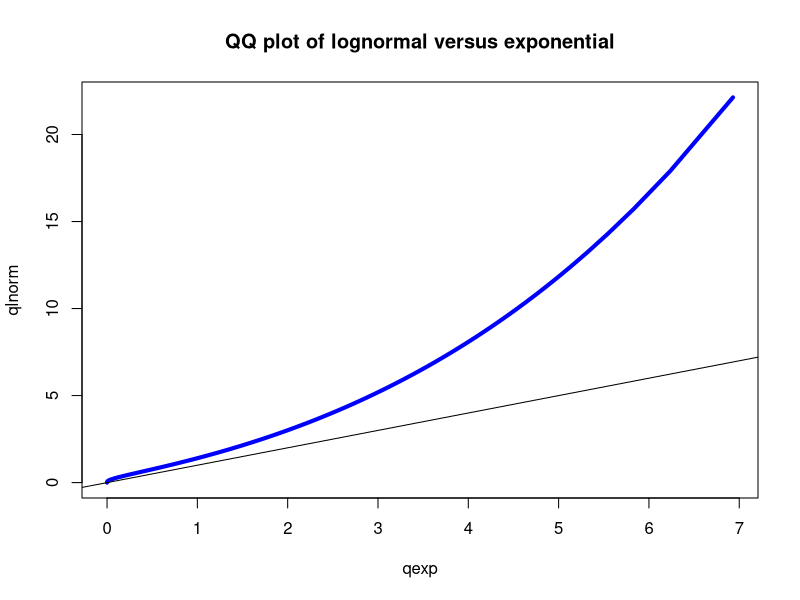
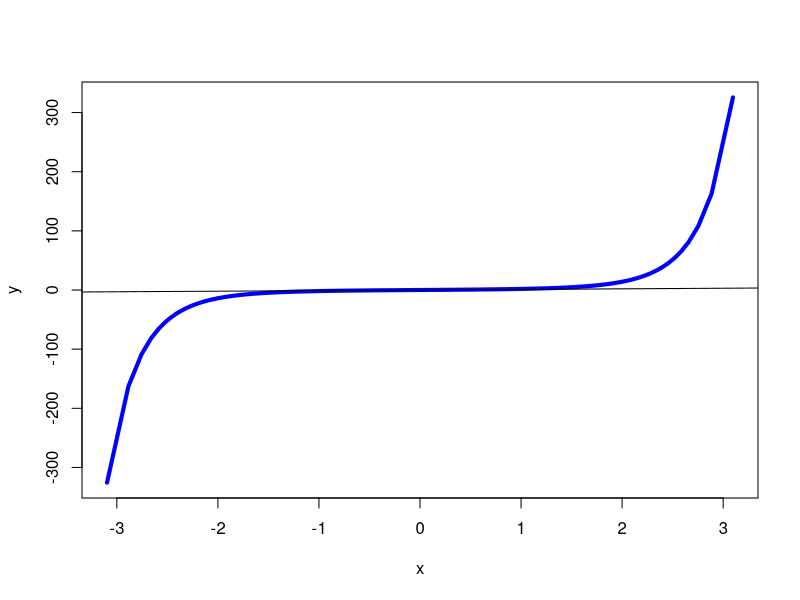
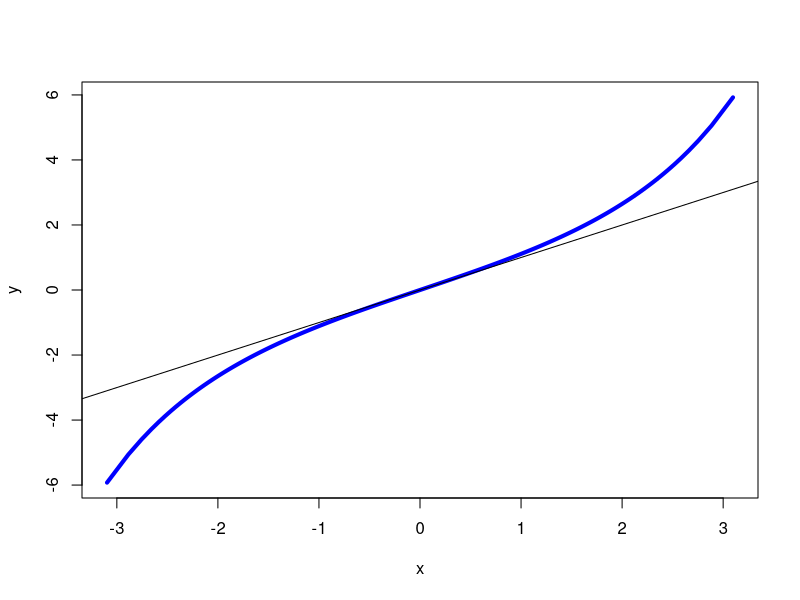

Source code (R) for these figures, in order:
# R convention:

# dname: gives values of the density function
# pname: gives values of the cumulative density function
# qname: gives values of the quantiles
# rname: produces random samples


# Example: Exponential
?qexp

x <- seq(from=0, to=1,length=1024)

y <- qexp(x)
z <- pexp(y)  # notice that z=x (y is the density of x, while z is the cumulative of y)
              # obs.: think about derivatives and integrals
w <- qexp(z)  # notice that w=y 
              # obs.: think about quantiles of the cumulative
rand_exp <- rexp(1024,rate=1)  # rate is the rate lambda of the exponential distribution 


#### ----- ####

# Q-Q PLOTS:
# used to compare the relative sizes of the tails of two distributions

 # EXPONENTIAL VS LOG-NORMAL DISTRIBUTION:

 s <- seq(0, 1, length=1024) #form a sequence of numbers between 0 and 1
 x<- qexp(s, 1) #Pi_p for exp
 y<- qlnorm(s, 0, 1) #Pi_p for lognorm
 plot(x, y, type ="l", lwd ="4", col="blue", xlab ="qexp", ylab ="qlnorm", 
      main="QQ plot of lognormal versus exponential")
 abline(0, 1) #line with y-int b = 0 and slope m=1

 # NORMAL VS CAUCHY DISTRIBUTION:
 
 s<-seq(0, 1, length=1024)
 x<- qnorm(s, mean =0, sd = 1) 
 y<- qcauchy(s, location =0, scale = 1) 
 plot(x, y, type ="l", lwd ="4", col="blue")
 abline(0, 1) 
 
 # NORMAL VS T DISTRIBUTION:
 
 s <- seq(0, 1, length=1024) 
 x<- qnorm(s, mean =0, sd = 1) 
 y<- qt(s, 5) 
 plot(x, y, type ="l", lwd ="4", col="blue")
 abline(0, 1)

 # NORMAL VS T DISTRIBUTION:
 
 QQ <- function(df){
 s <- seq(0, 1, length=1024) 
 x<- qnorm(s, mean =0, sd = 1) 
 y<- qt(s, df)  # df: degrees of freedom for the t distribution
 plot(x, y, type ="l", lwd ="4", col="blue")
 abline(0, 1)
 }

 # CAUCHY VS T DISTRIBUTION:
 
 QQ1 <- function(df){
 s <- seq(0, 1, length=1024) 
 x<- qcauchy(s,0, 1) 
 y<- qt(s, df) 
 plot(x, y, type ="l", lwd ="4", col="blue")
 abline(0, 1)
 }
